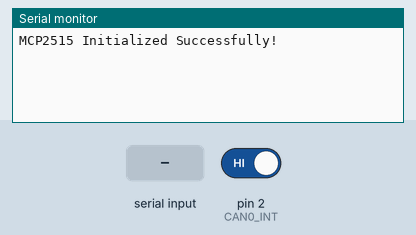
Simulated run of this sketch. Board: Arduino Uno, built with avr-gcc and run on an emulated ATmega328P. On the bench: the last lines printed to the serial monitor. Inputs (shaded band) come from the test bench; at power-on: pin 2 (CAN0_INT) HIGH.

Above: at 1.2 s.
1.3 s: pin 2 (CAN0_INT) driven LOW
At 2.5 s:
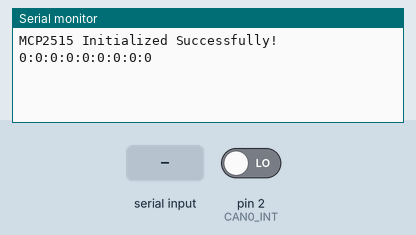
2.8 s: ":\n" received over Serial
At 3.7 s:
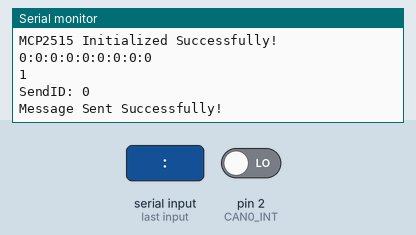
4.3 s: "90:45:200\n" received over Serial
At 4.9 s:
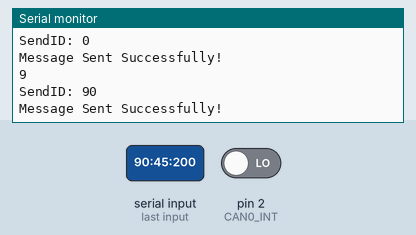

The sketch:

CAN-Buss_pi.ino
```cpp
int message[8];
int recievedId;
String toPi;
char Data[8];
int sendID;
String incomingByte;

void setup() {
 SetupCANBuss();

}

void loop() {
   if(messageAvalible()){
     getMessage(message);
     recievedId=getRecievedId();
     toPi=String(recievedId)+ ":"+ String(message[0])+":"+ String(message[1])+":"+ String(message[2])+":"+ String(message[3])+":"+ String(message[4])+":"+ String(message[5])+":"+ String(message[6])+":"+ String(message[7]);
     Serial.println(toPi);
     Serial.println();

   }

    if (Serial.available() > 0) {


          incomingByte = Serial.readStringUntil('\n');
          split(incomingByte);
          setSendId(sendID);
          setData(Data);
          SendData();


     }


}


void split(String Word){
  Serial.println(Word.length());
int index=0;
int tempindex=0;
char temp[8];
bool firstiteration=true;
byte Bytetest[8];

  for(int i=0;i<Word.length()+1;i++){

    if(Word.charAt(i)==':'){

      if(firstiteration){
        sendID=Word.substring(0,i).toInt();
        Serial.print("SendID: ");
        Serial.println(sendID);
        firstiteration=false;
      }
      else{
        temp[index++]=(char)Word.substring(tempindex+1,i).toInt();

      }

    tempindex=i;
    }


    }
    temp[7]=(char)Word.substring(tempindex+1).toInt();

    for(int i=0;i<8;i++)
    Data[i]=temp[i];
}
```

CANBuss_tab.ino
```cpp
/*Adresser för delsystem
styrsystem: 10
sensorsystem: 15
huvudenheten:5
drivsystem:6

*/
//***CAN-Buss variabes**
#include <mcp_can.h>
#include <SPI.h>
bool messageRecieved = false;
int recievedMessage[8];
long unsigned int rxId;
unsigned char len = 0;
unsigned char rxBuf[8];
char msgString[128];                            // Array to store serial string
#define CAN0_INT 2                              // Set INT to pin 2
MCP_CAN CAN0(10);                               // Set CS to pin 10
byte data[8] = {0x00, 0x00, 0x00, 0x00, 0x00, 0x00, 0x00, 0x00};
int sendId;

void SetupCANBuss(){
  Serial.begin(500000);

  // Initialize MCP2515 running at 16MHz with a baudrate of 500kb/s and the masks and filters disabled.
  if(CAN0.begin(MCP_ANY, CAN_500KBPS, MCP_16MHZ) == CAN_OK){
    Serial.println("MCP2515 Initialized Successfully!");
    }
  else{
    Serial.println("Error Initializing MCP2515...");
   }

  CAN0.setMode(MCP_NORMAL);                     // Set operation mode to normal so the MCP2515 sends acks to received data.
  pinMode(CAN0_INT, INPUT);                            // Configuring pin for /INT input
  attachInterrupt(digitalPinToInterrupt(CAN0_INT), ReadMessage, FALLING);// interrupt activates when canbuss message can be read


}

void ReadMessage(){

    CAN0.readMsgBuf(&rxId, &len, rxBuf);      // Read data: len = data length, buf = data byte(s)

    if((rxId & 0x80000000) == 0x80000000)     // Determine if ID is standard (11 bits) or extended (29 bits)
      sprintf(msgString, "Extended ID: 0x%.8lX  DLC: %1d  Data:", (rxId & 0x1FFFFFFF), len);
    else{
     // sprintf(msgString, "Standard ID: 0x%.3lX       DLC: %1d  Data:", rxId, len);
    }

    //Serial.print(msgString);

    if((rxId & 0x40000000) == 0x40000000){    // Determine if message is a remote request frame.
      sprintf(msgString, " REMOTE REQUEST FRAME");
     // Serial.print(msgString);
    } else {
      for(byte i = 0; i<len; i++){
        //sprintf(msgString, " 0x%.2X", rxBuf[i]);
        sprintf(msgString, " %d", rxBuf[i]);
        recievedMessage[i]=atoi(msgString);


        //recievedMessage[i]=atoi(msgString);
        //Serial.println(recievedMessage[i]);
        //Serial.print(msgString);
      }
    }
    messageRecieved=true;
    Serial.println();

}

bool messageAvalible(){

  return messageRecieved;

}

void getMessage(int message[]){
  messageRecieved=false;
  for(int i=0;i<8;i++)
  message[i]=recievedMessage[i];
  }

int getRecievedId(){
return rxId;
}
void SendData(){
  // send data:  ID = 0x100, Standard CAN Frame, Data length = 8 bytes, 'data' = array of data bytes to send
  byte sndStat = CAN0.sendMsgBuf(sendId, 0, 8, data);
  if(sndStat == CAN_OK){
    Serial.println("Message Sent Successfully!");
  } else {
    Serial.println("Error Sending Message...");
  }
}
void setData(char Data[]){
  for(int i=0;i<8;i++)
    data[i]=Data[i];

  }
void printdata(){
  for(int i=0;i<8;i++){
    Serial.print(data[i]);
    Serial.print(":");
  }

  }

void setSendId(int id){
  sendId=id;
  }
```

Measured:
- after the input at 1.3 s, the serial monitor: prints a new line at once (image 1)
- after the input at 2.8 s, the serial monitor: prints a new line at once (image 2)
- after the input at 4.3 s, the serial monitor: prints a new line at once (image 3)
